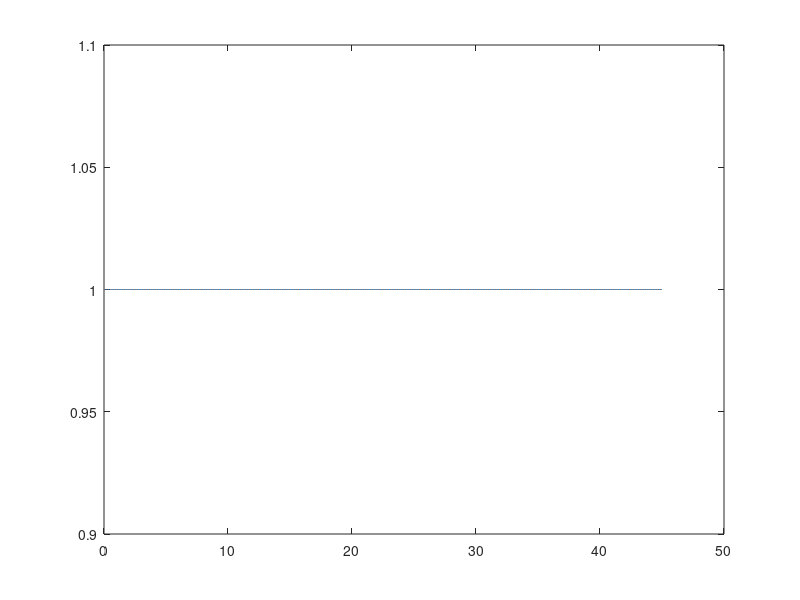

This chart was generated by the following MATLAB code:
close all
clear all
%%%% Set up parameters
alpha = 0.35;
beta = 0.99;
delta = 0.025;
sigma = 2;
a_high = 1.1;
a_low = 0.678; %questionable
prob = [0.977 0.023; 0.074 0.926];

%%%% Set up discretized state space
k_min = 0;
k_max = 45;
num_k = 1000; % number of points in the grid for k

k = linspace(k_min, k_max, num_k);

k_mat = repmat(k', [1 num_k]); % this will be useful in a bit

%%%% Set up consumption and return function
% 1st dim(rows): k today, 2nd dim (cols): k' chosen for tomorrow
cons_low = a_low*k_mat' .^ alpha + (1 - delta) * k_mat' - k_mat; 
cons_high = a_high*k_mat' .^ alpha + (1 - delta) * k_mat' - k_mat; 

cons_low(find(cons_low<=0)) = NaN;
cons_high(find(cons_high<=0)) = NaN;

ret_low = cons_low .^ (1 - sigma) / (1 - sigma);
ret_high = cons_high .^ (1 - sigma) / (1 - sigma);% return function
% negative consumption is not possible -> make it irrelevant by assigning
% it very large negative utility
ret_low(find(isnan(ret_low))) = -inf;
ret_high(find(isnan(ret_high))) = -inf;

%%%% Iteration
dis = 1; tol = 1e-07; % tolerance for stopping 
v_guess = zeros(num_k,2);
pol_index = zeros(num_k,2);
while dis > tol
    % compute the utility value for all possible combinations of k and k':
     [vfn_low,pol_index_low]=max(ret_low + beta*repmat(v_guess*prob(2,:)',1,num_k));
  [vfn_high,pol_index_high]=max(ret_high + beta*repmat(v_guess*prob(1,:)',1,num_k));
    % find the optimal k' for every k:
 
  
  pol_index=[pol_index_low' pol_index_high'];
 vfn=[vfn_low' vfn_high'];
  
    
    % what is the distance between current guess and value function
    dis = max(max(abs(vfn-v_guess)./vfn));
    
    % if distance is larger than tolerance, update current guess and
    % continue, otherwise exit the loop
    v_guess = vfn;
end

%g = k(pol_indx); % policy function

%plot(k,vfn_low,'-',k,vfn_high,':')

plot(k,pol_index_low,'-',k,pol_index_high,':')


